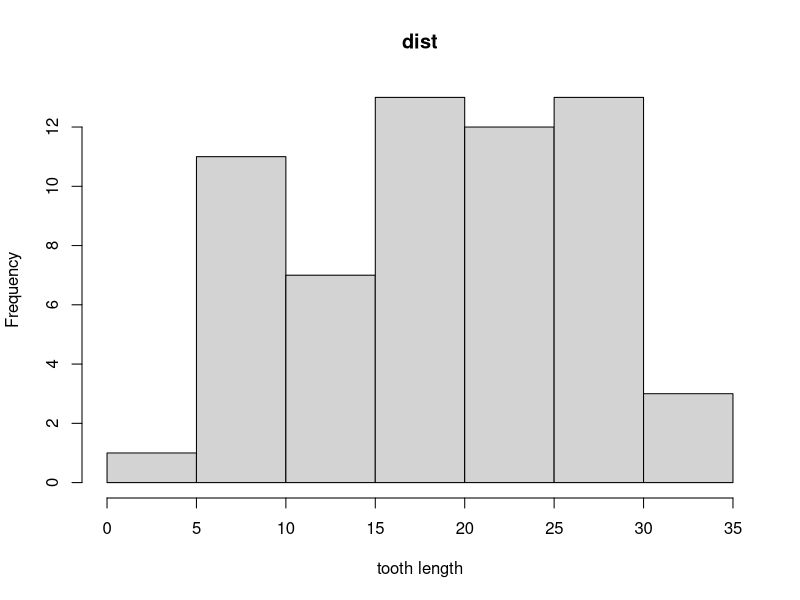
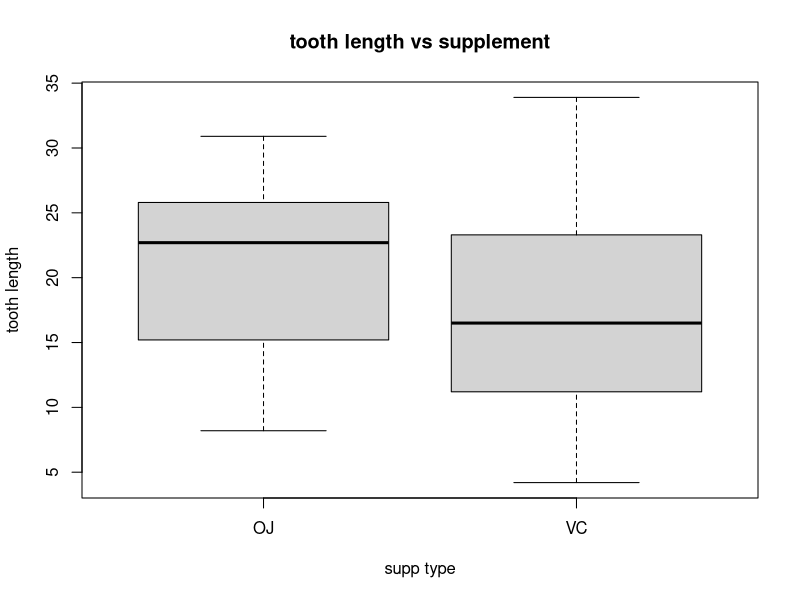
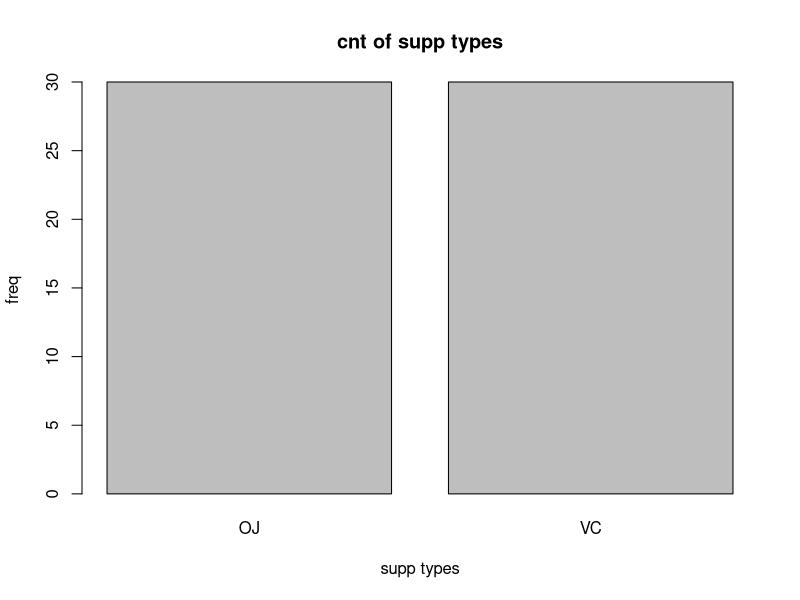
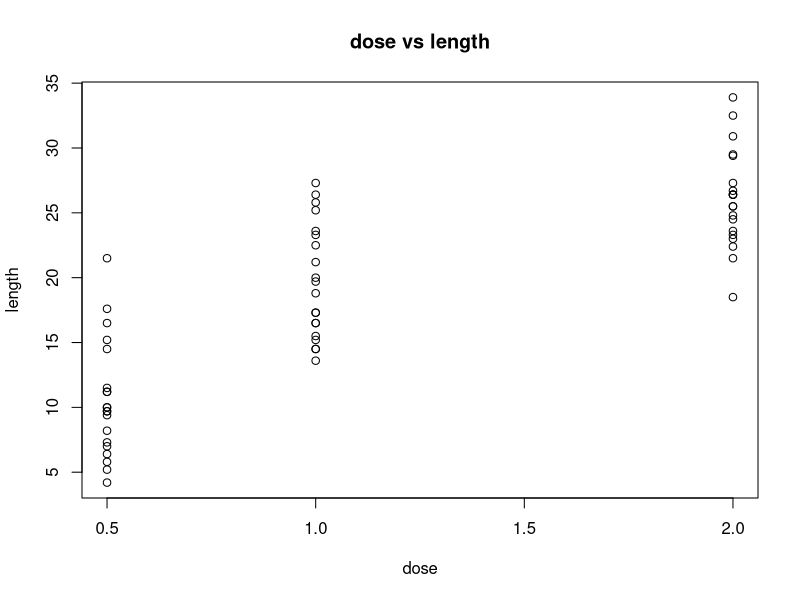
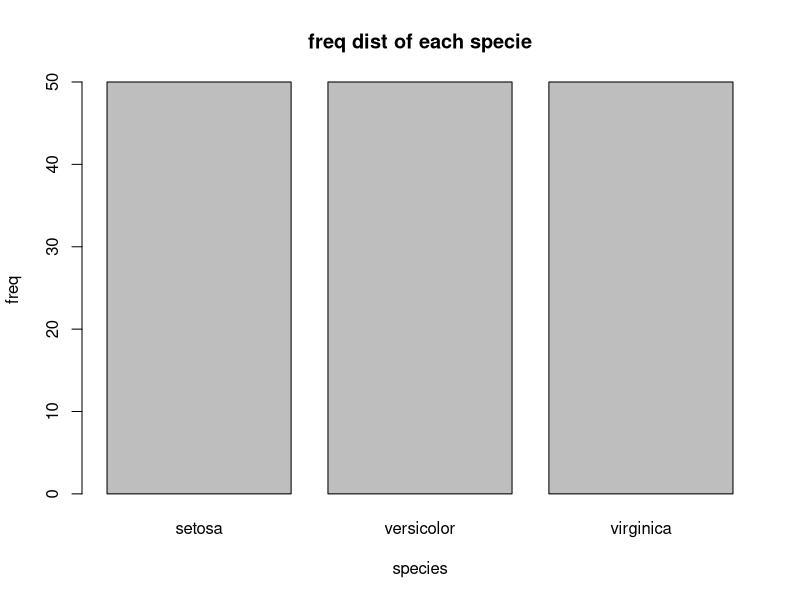
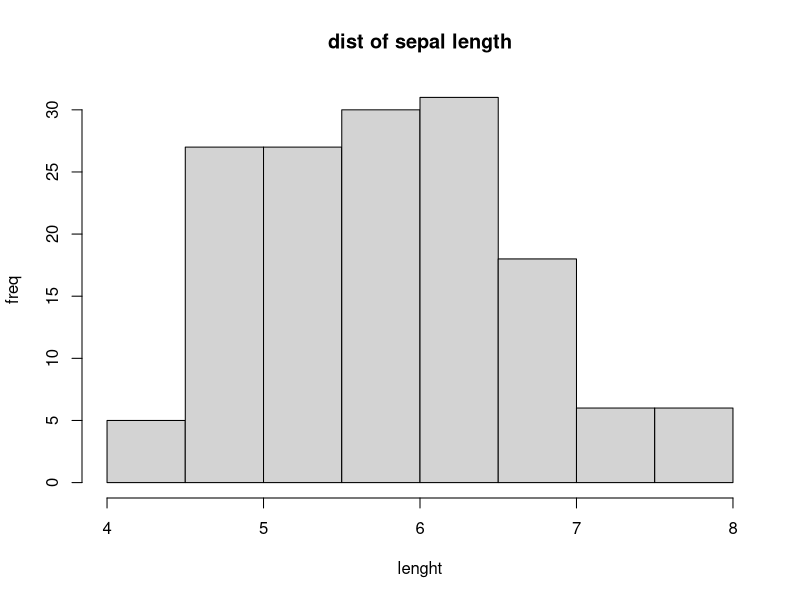
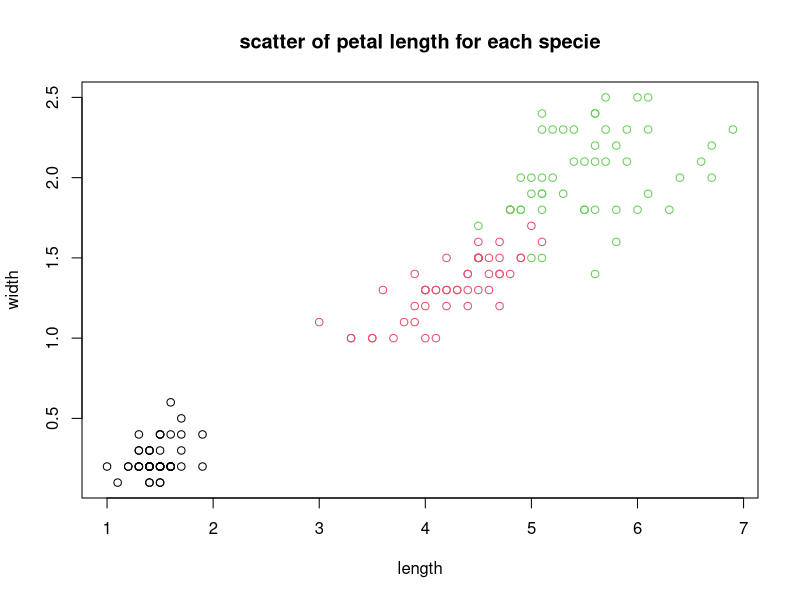

Here is the R script that generated these plots, in order:
#using toothgrowth dataset

#load data
data(ToothGrowth)
df<-ToothGrowth

#basic exploration
head(df)
tail(df)
str(df)  #structure -> colnames, dtypes, preview of values
summary(df)  #stat summ -> min, max, mean, median, quartiles, freq counts
colnames(df)  

#access col
df$len

#to add new col
df$cat<-ifelse(df$len >=mean(df$len), "high", "low")
head(df)

#filter rows
filt<-subset(df,len>=15)
head(filt)

#sorting
sorted<-df[order(df$len),]
head(sorted)

#rename & delete cols
#colnames(df)[1]<-"toothlength"
#df$supp<-NULL
head(df)

#cleaning and all
colSums(is.na(df))
num_cols<-sapply(df,is.numeric)
for(c in names(df)[num_cols]) {
  df[[c]][is.na(df[[c]])]<-mean(df[[c]], na.rm=TRUE)
}

#to save
write.csv(df,"new_data.csv",row.names=FALSE)
print("data saved")

#visualizations

hist(df$len, main="dist", xlab="tooth length")  #params -> numeric data to plot, title, x axis label

boxplot(len~supp, data=df, main="tooth length vs supplement", xlab="supp type", ylab="tooth length")  #params -> measure x (num) for each group in y (cat), data where x & y are, title 

table_data<-table(df$supp)
barplot(table_data,main="cnt of supp types", xlab="supp types", ylab="freq")

plot(df$dose, df$len, main="dose vs length", xlab="dose", ylab="length")



#---------------------------
#using iris some basic stuff
#---------------------------

data(iris)
df<-iris

colnames(df)
colSums(is.na(df))
str(df)
head(df)
summary(df)

table_data<-table(df$Species)
barplot(table_data, main="freq dist of each specie", xlab="species", ylab="freq")

hist(df$Sepal.Length, main="dist of sepal length", xlab="lenght", ylab="freq")

plot(df$Petal.Length, df$Petal.Width, col=df$Species, main="scatter of petal length for each specie", xlab="length", ylab="width")
